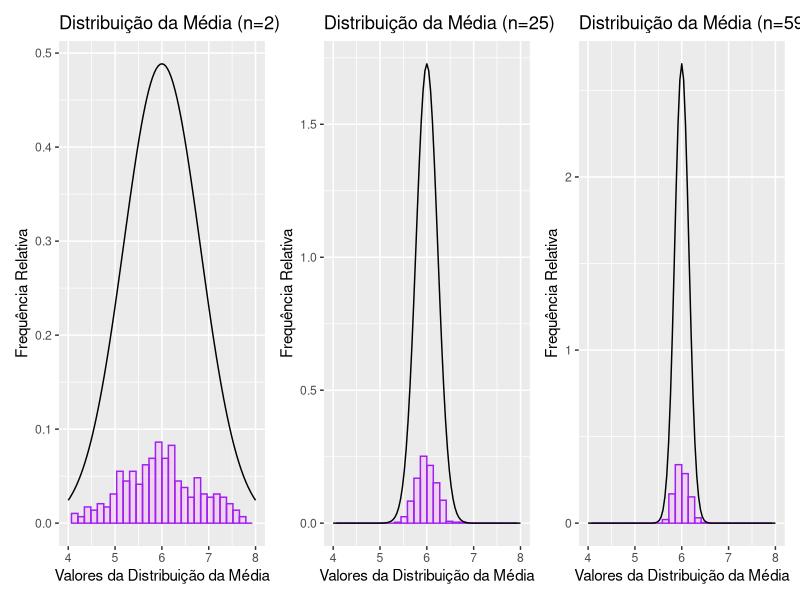

R code for this plot:
library("ggplot2")
library("patchwork")

#Parâmetros
inicio <- 4; fim <- 8

n_value <- c(2, 25, 59)
seed <- 1681

pop <- 290

var_unif_distr <- ((fim-inicio)**2)/12
val_esperado <- mean(c(fim,inicio))

# Geração amostras
dados <- matrix(nrow = pop, ncol = 3)
for (n in 1:3) {
  set.seed(seed)
  for(i in 1:pop) { 
    dados[i,n] <- mean(runif(n_value[n], inicio, fim)) 
  }
}

dados <- data.frame(dados) # Passar a DataFrame

gráficos <- list()    # Gráficos
for (i in 1:3) {
gráficos[[i]] <-  ggplot(dados, aes_string(colnames(dados)[i])) + geom_histogram(aes(y = stat(count/sum(count))),colour="purple", fill="#FF00FF", alpha = 0.1, bins = 30) +
  xlim(inicio, fim) + stat_function(fun = dnorm, args = list(mean = val_esperado, sd = (sqrt(var_unif_distr / n_value[i]))), color = "black") + 
  labs(title=paste0("Distribuição da Média (n=", n_value[i], ")"), x="Valores da Distribuição da Média", y="Frequência Relativa")
}

Reduce("+", gráficos) 
